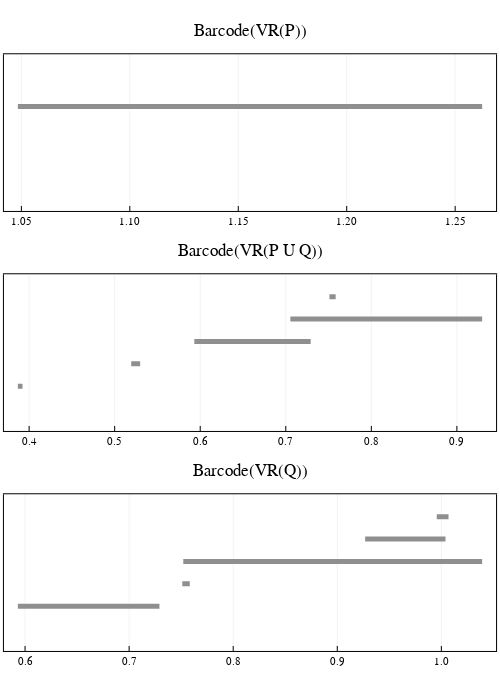

Notebook code cell kept with this figure:
### Code cell
# plot barcodes
l = grid(3,1)
p1 = plot_barcode(barcode(C_P, dim = 1), lw = 5, title = "Barcode(VR(P))", titlefontsize = 12)
p2 = plot_barcode(barcode(C, dim = 1) , lw = 5, title = "Barcode(VR(P U Q))", titlefontsize = 12)
p3 = plot_barcode(barcode(C_Q, dim = 1) , lw = 5, title = "Barcode(VR(Q))", titlefontsize = 12)
plot(p1, p2, p3, layout = l, size = (500, 700))

### Figure 1 — Plotly figure (JSON) as saved in the notebook; plotly's stock layout.template omitted (floating-point values rounded to 4 significant figures)
{"data": [{"colorbar": {"title": ""}, "hoverinfo": "text", "legendgroup": "y1", "line": {"color": "rgba(143, 143, 143, 1.000)", "dash": "solid", "shape": "linear", "width": 5}, "mode": "lines", "name": "y1", "showlegend": true, "text": ["class 1", "class 1"], "type": "scatter", "x": [1.048, 1.262], "xaxis": "x1", "y": [1, 1], "yaxis": "y1", "zmax": null, "zmin": null}, {"colorbar": {"title": ""}, "hoverinfo": "text", "legendgroup": "y1", "line": {"color": "rgba(143, 143, 143, 1.000)", "dash": "solid", "shape": "linear", "width": 5}, "mode": "lines", "name": "y1", "showlegend": true, "text": ["class 1", "class 1"], "type": "scatter", "x": [0.3868, 0.3923], "xaxis": "x2", "y": [1, 1], "yaxis": "y2", "zmax": null, "zmin": null}, {"colorbar": {"title": ""}, "hoverinfo": "text", "legendgroup": "y2", "line": {"color": "rgba(143, 143, 143, 1.000)", "dash": "solid", "shape": "linear", "width": 5}, "mode": "lines", "name": "y2", "showlegend": true, "text": ["class 2", "class 2"], "type": "scatter", "x": [0.5193, 0.5298], "xaxis": "x2", "y": [2, 2], "yaxis": "y2", "zmax": null, "zmin": null}, {"colorbar": {"title": ""}, "hoverinfo": "text", "legendgroup": "y3", "line": {"color": "rgba(143, 143, 143, 1.000)", "dash": "solid", "shape": "linear", "width": 5}, "mode": "lines", "name": "y3", "showlegend": true, "text": ["class 3", "class 3"], "type": "scatter", "x": [0.5931, 0.7291], "xaxis": "x2", "y": [3, 3], "yaxis": "y2", "zmax": null, "zmin": null}, {"colorbar": {"title": ""}, "hoverinfo": "text", "legendgroup": "y4", "line": {"color": "rgba(143, 143, 143, 1.000)", "dash": "solid", "shape": "linear", "width": 5}, "mode": "lines", "name": "y4", "showlegend": true, "text": ["class 5", "class 5"], "type": "scatter", "x": [0.7053, 0.9295], "xaxis": "x2", "y": [4, 4], "yaxis": "y2", "zmax": null, "zmin": null}, {"colorbar": {"title": ""}, "hoverinfo": "text", "legendgroup": "y5", "line": {"color": "rgba(143, 143, 143, 1.000)", "dash": "solid", "shape": "linear", "width": 5}, "mode": "lines", "name": "y5", "showlegend": true, "text": ["class 4", "class 4"], "type": "scatter", "x": [0.7511, 0.7583], "xaxis": "x2", "y": [5, 5], "yaxis": "y2", "zmax": null, "zmin": null}, {"colorbar": {"title": ""}, "hoverinfo": "text", "legendgroup": "y1", "line": {"color": "rgba(143, 143, 143, 1.000)", "dash": "solid", "shape": "linear", "width": 5}, "mode": "lines", "name": "y1", "showlegend": true, "text": ["class 2", "class 2"], "type": "scatter", "x": [0.5931, 0.7291], "xaxis": "x3", "y": [1, 1], "yaxis": "y3", "zmax": null, "zmin": null}, {"colorbar": {"title": ""}, "hoverinfo": "text", "legendgroup": "y2", "line": {"color": "rgba(143, 143, 143, 1.000)", "dash": "solid", "shape": "linear", "width": 5}, "mode": "lines", "name": "y2", "showlegend": true, "text": ["class 3", "class 3"], "type": "scatter", "x": [0.7511, 0.7583], "xaxis": "x3", "y": [2, 2], "yaxis": "y3", "zmax": null, "zmin": null}, {"colorbar": {"title": ""}, "hoverinfo": "text", "legendgroup": "y3", "line": {"color": "rgba(143, 143, 143, 1.000)", "dash": "solid", "shape": "linear", "width": 5}, "mode": "lines", "name": "y3", "showlegend": true, "text": ["class 5", "class 5"], "type": "scatter", "x": [0.752, 1.039], "xaxis": "x3", "y": [3, 3], "yaxis": "y3", "zmax": null, "zmin": null}, {"colorbar": {"title": ""}, "hoverinfo": "text", "legendgroup": "y4", "line": {"color": "rgba(143, 143, 143, 1.000)", "dash": "solid", "shape": "linear", "width": 5}, "mode": "lines", "name": "y4", "showlegend": true, "text": ["class 4", "class 4"], "type": "scatter", "x": [0.9268, 1.004], "xaxis": "x3", "y": [4, 4], "yaxis": "y3", "zmax": null, "zmin": null}, {"colorbar": {"title": ""}, "hoverinfo": "text", "legendgroup": "y5", "line": {"color": "rgba(143, 143, 143, 1.000)", "dash": "solid", "shape": "linear", "width": 5}, "mode": "lines", "name": "y5", "showlegend": true, "text": ["class 1", "class 1"], "type": "scatter", "x": [0.9956, 1.007], "xaxis": "x3", "y": [5, 5], "yaxis": "y3", "zmax": null, "zmin": null}], "layout": {"annotations": [{"font": {"color": "rgba(0, 0, 0, 1.000)", "family": "sans-serif", "size": 17}, "rotation": 0, "showarrow": false, "text": "Barcode(VR(P))", "x": 0.5, "xanchor": "center", "xref": "paper", "y": 1, "yanchor": "top", "yref": "paper"}, {"font": {"color": "rgba(0, 0, 0, 1.000)", "family": "sans-serif", "size": 17}, "rotation": 0, "showarrow": false, "text": "Barcode(VR(P U Q))", "x": 0.5, "xanchor": "center", "xref": "paper", "y": 0.6667, "yanchor": "top", "yref": "paper"}, {"font": {"color": "rgba(0, 0, 0, 1.000)", "family": "sans-serif", "size": 17}, "rotation": 0, "showarrow": false, "text": "Barcode(VR(Q))", "x": 0.5, "xanchor": "center", "xref": "paper", "y": 0.3333, "yanchor": "top", "yref": "paper"}], "height": 700, "margin": {"b": 20, "l": 0, "r": 0, "t": 20}, "paper_bgcolor": "rgba(255, 255, 255, 1.000)", "plot_bgcolor": "rgba(255, 255, 255, 1.000)", "showlegend": false, "width": 500, "xaxis1": {"anchor": "y1", "domain": [0.007874, 0.9921], "gridcolor": "rgba(0, 0, 0, 0.100)", "gridwidth": 0.5, "linecolor": "rgba(0, 0, 0, 1.000)", "mirror": true, "range": [1.042, 1.269], "showgrid": true, "showline": true, "showticklabels": true, "tickangle": 0, "tickcolor": "rgb(0, 0, 0)", "tickfont": {"color": "rgba(0, 0, 0, 1.000)", "family": "sans-serif", "size": 11}, "tickmode": "array", "ticks": "inside", "ticktext": ["1.05", "1.10", "1.15", "1.20", "1.25"], "tickvals": [1.05, 1.1, 1.15, 1.2, 1.25], "title": "", "titlefont": {"color": "rgba(0, 0, 0, 1.000)", "family": "sans-serif", "size": 15}, "type": "-", "visible": true, "zeroline": false, "zerolinecolor": "rgba(0, 0, 0, 1.000)"}, "xaxis2": {"anchor": "y2", "domain": [0.007874, 0.9921], "gridcolor": "rgba(0, 0, 0, 0.100)", "gridwidth": 0.5, "linecolor": "rgba(0, 0, 0, 1.000)", "mirror": true, "range": [0.3706, 0.9458], "showgrid": true, "showline": true, "showticklabels": true, "tickangle": 0, "tickcolor": "rgb(0, 0, 0)", "tickfont": {"color": "rgba(0, 0, 0, 1.000)", "family": "sans-serif", "size": 11}, "tickmode": "array", "ticks": "inside", "ticktext": ["0.4", "0.5", "0.6", "0.7", "0.8", "0.9"], "tickvals": [0.4, 0.5, 0.6, 0.7, 0.8, 0.9], "title": "", "titlefont": {"color": "rgba(0, 0, 0, 1.000)", "family": "sans-serif", "size": 15}, "type": "-", "visible": true, "zeroline": false, "zerolinecolor": "rgba(0, 0, 0, 1.000)"}, "xaxis3": {"anchor": "y3", "domain": [0.007874, 0.9921], "gridcolor": "rgba(0, 0, 0, 0.100)", "gridwidth": 0.5, "linecolor": "rgba(0, 0, 0, 1.000)", "mirror": true, "range": [0.5797, 1.053], "showgrid": true, "showline": true, "showticklabels": true, "tickangle": 0, "tickcolor": "rgb(0, 0, 0)", "tickfont": {"color": "rgba(0, 0, 0, 1.000)", "family": "sans-serif", "size": 11}, "tickmode": "array", "ticks": "inside", "ticktext": ["0.6", "0.7", "0.8", "0.9", "1.0"], "tickvals": [0.6, 0.7, 0.8, 0.9, 1], "title": "", "titlefont": {"color": "rgba(0, 0, 0, 1.000)", "family": "sans-serif", "size": 15}, "type": "-", "visible": true, "zeroline": false, "zerolinecolor": "rgba(0, 0, 0, 1.000)"}, "yaxis1": {"anchor": "x1", "domain": [0.7107, 0.9481], "gridcolor": "rgba(0, 0, 0, 0.100)", "gridwidth": 0.5, "linecolor": "rgba(0, 0, 0, 1.000)", "mirror": true, "range": [-1, 2], "showgrid": true, "showline": true, "showticklabels": true, "tickangle": 0, "tickcolor": "rgb(0, 0, 0)", "tickfont": {"color": "rgba(0, 0, 0, 1.000)", "family": "sans-serif", "size": 11}, "tickmode": "array", "ticks": "inside", "ticktext": [], "tickvals": [], "title": "", "titlefont": {"color": "rgba(0, 0, 0, 1.000)", "family": "sans-serif", "size": 15}, "type": "-", "visible": true, "zeroline": false, "zerolinecolor": "rgba(0, 0, 0, 1.000)"}, "yaxis2": {"anchor": "x2", "domain": [0.3773, 0.6147], "gridcolor": "rgba(0, 0, 0, 0.100)", "gridwidth": 0.5, "linecolor": "rgba(0, 0, 0, 1.000)", "mirror": true, "range": [-1, 6], "showgrid": true, "showline": true, "showticklabels": true, "tickangle": 0, "tickcolor": "rgb(0, 0, 0)", "tickfont": {"color": "rgba(0, 0, 0, 1.000)", "family": "sans-serif", "size": 11}, "tickmode": "array", "ticks": "inside", "ticktext": [], "tickvals": [], "title": "", "titlefont": {"color": "rgba(0, 0, 0, 1.000)", "family": "sans-serif", "size": 15}, "type": "-", "visible": true, "zeroline": false, "zerolinecolor": "rgba(0, 0, 0, 1.000)"}, "yaxis3": {"anchor": "x3", "domain": [0.04399, 0.2814], "gridcolor": "rgba(0, 0, 0, 0.100)", "gridwidth": 0.5, "linecolor": "rgba(0, 0, 0, 1.000)", "mirror": true, "range": [-1, 6], "showgrid": true, "showline": true, "showticklabels": true, "tickangle": 0, "tickcolor": "rgb(0, 0, 0)", "tickfont": {"color": "rgba(0, 0, 0, 1.000)", "family": "sans-serif", "size": 11}, "tickmode": "array", "ticks": "inside", "ticktext": [], "tickvals": [], "title": "", "titlefont": {"color": "rgba(0, 0, 0, 1.000)", "family": "sans-serif", "size": 15}, "type": "-", "visible": true, "zeroline": false, "zerolinecolor": "rgba(0, 0, 0, 1.000)"}}}
